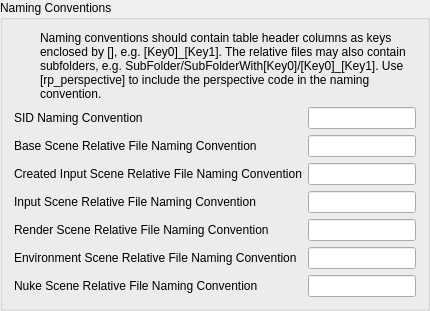
               <widget class="QGroupBox" name="groupBox">
                <property name="title">
                 <string>Naming Conventions</string>
                </property>
                <property name="flat">
                 <bool>false</bool>
                </property>
                <layout class="QVBoxLayout" name="verticalLayout_4">
                 <item>
                  <layout class="QHBoxLayout" name="horizontalLayout_17">
                   <item>
                    <widget class="QLabel" name="label_19">
                     <property name="maximumSize">
                      <size>
                       <width>20</width>
                       <height>20</height>
                      </size>
                     </property>
                     <property name="text">
                      <string/>
                     </property>
                     <property name="pixmap">
                      <pixmap resource="../../../assets/resource_files/resources.qrc">:/icons/information.png</pixmap>
                     </property>
                     <property name="scaledContents">
                      <bool>true</bool>
                     </property>
                    </widget>
                   </item>
                   <item>
                    <widget class="QLabel" name="label_18">
                     <property name="text">
                      <string>Naming conventions should contain table header columns as keys enclosed by [], e.g. [Key0]_[Key1]. The relative files may also contain subfolders, e.g. SubFolder/SubFolderWith[Key0]/[Key0]_[Key1]. Use [rp_perspective] to include the perspective code in the naming convention.</string>
                     </property>
                     <property name="wordWrap">
                      <bool>true</bool>
                     </property>
                    </widget>
                   </item>
                  </layout>
                 </item>
                 <item>
                  <layout class="QFormLayout" name="formLayout_2">
                   <item row="0" column="0">
                    <widget class="QLabel" name="label_26">
                     <property name="text">
                      <string>SID Naming Convention</string>
                     </property>
                    </widget>
                   </item>
                   <item row="0" column="1">
                    <layout class="QHBoxLayout" name="horizontalLayout_9">
                     <item>
                      <widget class="QLineEdit" name="sidNamingEdit">
                       <property name="toolTip">
                        <string>The SID is used for document identification. If there are no rendering duplicates, the sid can be identical to the rendering name.</string>
                       </property>
                      </widget>
                     </item>
                    </layout>
                   </item>
                   <item row="1" column="0">
                    <widget class="QLabel" name="label_9">
                     <property name="text">
                      <string>Base Scene Relative File Naming Convention</string>
                     </property>
                    </widget>
                   </item>
                   <item row="1" column="1">
                    <layout class="QHBoxLayout" name="horizontalLayout_6">
                     <item>
                      <widget class="QLineEdit" name="baseSceneNamingEdit">
                       <property name="toolTip">
                        <string>The base scene will be loaded first and may contain environment and lighting which are shared in all variations. This scene may also define render settings.</string>
                       </property>
                      </widget>
                     </item>
                    </layout>
                   </item>
                   <item row="3" column="0">
                    <widget class="QLabel" name="label_17">
                     <property name="text">
                      <string>Input Scene Relative File Naming Convention</string>
                     </property>
                    </widget>
                   </item>
                   <item row="3" column="1">
                    <layout class="QHBoxLayout" name="horizontalLayout_14">
                     <item>
                      <widget class="QLineEdit" name="inputSceneNamingEdit">
                       <property name="toolTip">
                        <string>The naming convention for input scenes which are used to create variation scenes.</string>
                       </property>
                      </widget>
                     </item>
                    </layout>
                   </item>
                   <item row="4" column="0">
                    <widget class="QLabel" name="label_16">
                     <property name="text">
                      <string>Render Scene Relative File Naming Convention</string>
                     </property>
                    </widget>
                   </item>
                   <item row="4" column="1">
                    <layout class="QHBoxLayout" name="horizontalLayout_13">
                     <item>
                      <widget class="QLineEdit" name="renderSceneNamingEdit">
                       <property name="toolTip">
                        <string>The naming convention for render scenes (aka variation scenes).</string>
                       </property>
                      </widget>
                     </item>
                    </layout>
                   </item>
                   <item row="6" column="0">
                    <widget class="QLabel" name="label_29">
                     <property name="text">
                      <string>Environment Scene Relative File Naming Convention</string>
                     </property>
                    </widget>
                   </item>
                   <item row="6" column="1">
                    <layout class="QHBoxLayout" name="horizontalLayout_24">
                     <item>
                      <widget class="QLineEdit" name="environmentSceneNamingEdit">
                       <property name="toolTip">
                        <string>The naming convention for the environment scenes.</string>
                       </property>
                      </widget>
                     </item>
                    </layout>
                   </item>
                   <item row="7" column="0">
                    <widget class="QLabel" name="label_31">
                     <property name="text">
                      <string>Nuke Scene Relative File Naming Convention</string>
                     </property>
                    </widget>
                   </item>
                   <item row="7" column="1">
                    <layout class="QHBoxLayout" name="horizontalLayout_8">
                     <item>
                      <widget class="QLineEdit" name="nukeSceneNamingEdit">
                       <property name="toolTip">
                        <string>The naming convention for nuke scenes.</string>
                       </property>
                      </widget>
                     </item>
                    </layout>
                   </item>
                   <item row="2" column="0">
                    <widget class="QLabel" name="label_13">
                     <property name="text">
                      <string>Created Input Scene Relative File Naming Convention</string>
                     </property>
                    </widget>
                   </item>
                   <item row="2" column="1">
                    <layout class="QHBoxLayout" name="horizontalLayout_12">
                     <item>
                      <widget class="QLineEdit" name="createdInputSceneNamingEdit"/>
                     </item>
                    </layout>
                   </item>
                  </layout>
                 </item>
                </layout>
               </widget>
